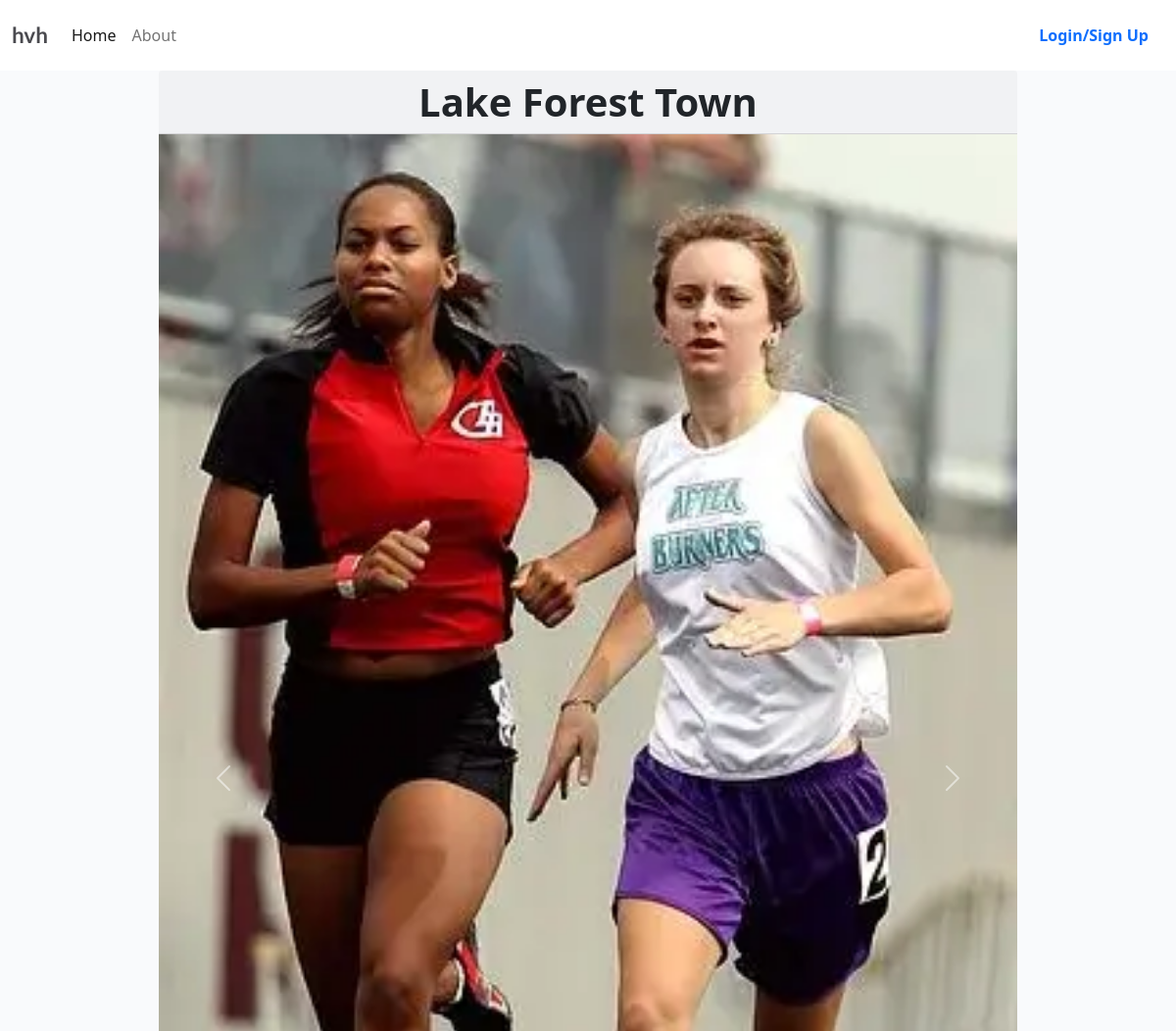
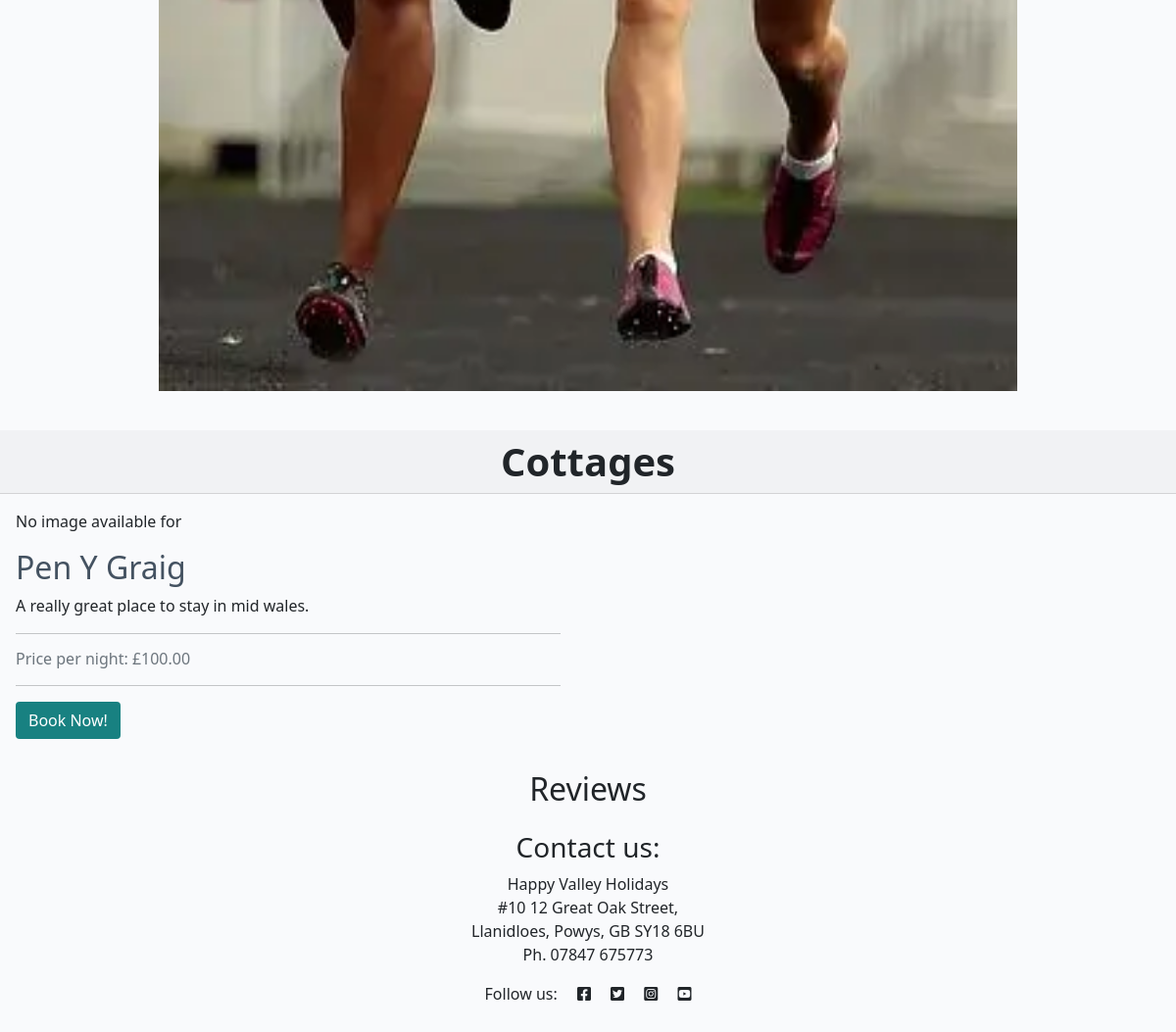
The app's page /, older data (2 pictures, top to bottom).
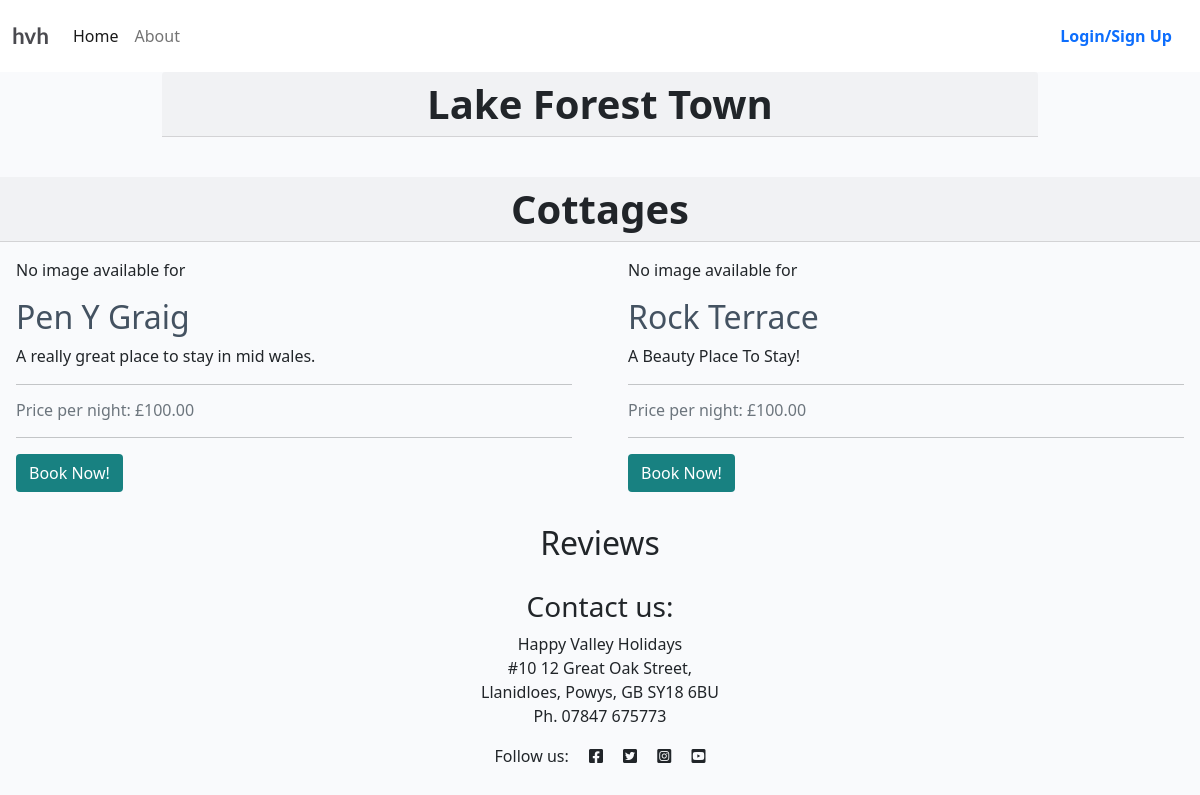
The same page, newer data.
### cottages/models.py (models this page shows, shortened)
class HeroImage(models.Model):
    image = models.ImageField(upload_to='cottages/hero', blank=True, null=True,
                              default='placeholder')
    caption = models.CharField(max_length=255, blank=True)
    created_at = models.DateTimeField(auto_now_add=True)

class Cottage(models.Model):
    cottage_id = models.CharField(
        primary_key=True,
        max_length=20,
        unique=True,
        blank=False,
        null=False,
    )
    featured_image = models.ImageField(
        upload_to='cottages/featured',
        blank=True,
        null=True,
        default='placeholder'
    )
    description = models.CharField(
        max_length=400,
        blank=True,
        null=True,
        default="Untitled Cottage"
    )
    slug = models.SlugField(max_length=200, blank=True)
    bedrooms = models.IntegerField()
    bathrooms = models.IntegerField()
    max_guests = models.IntegerField()
    price_per_night = models.DecimalField(max_digits=10, decimal_places=2)

### cottages/views.py (the view)
# urls.py: path('', HomePageView.as_view(), name='home'),
class HomePageView(TemplateView):
    template_name = "cottages/index.html"
    def get_context_data(self, **kwargs):
        context = super().get_context_data(**kwargs)
        context["cottage_list"] = Cottage.objects.all()
        context["review_list"] = Review.objects.all()
        review_qs = Review.objects.filter(
            approved=True
        ).order_by(
            '-rating', '-created_at'
        )
        paginator = Paginator(review_qs, 3)
        page = self.request.GET.get("page")
        try:
            page_obj = paginator.page(page)
        except PageNotAnInteger:
            page_obj = paginator.page(1)
        except EmptyPage:
            page_obj = paginator.page(paginator.num_pages)
        context["review_list"] = page_obj.object_list
        context["page_obj"] = page_obj
        context["is_paginated"] = page_obj.has_other_pages()
        context["lake_images"] = HeroImage.objects.filter(image__isnull=False).exclude(image='').order_by('image')
        return context

### cottages/templates/cottages/index.html (shortened to what this page needs)
{% extends "base.html" %}
{% load static %}
{% block content %}
<div class="container-fluid" id="review-hero-image">
  <div class="row">
    <div class="card mb-4">
      <h1 class="card-header text-center">
        <strong>Lake Forest Town</strong>
      </h1>
      {% if lake_images %}
      <div id="heroCarousel" class="carousel slide" data-bs-ride="carousel">
        <div class="carousel-inner">
          {% for img in lake_images %}
          <div class="carousel-item {% if forloop.first %}active{% endif %}">
            <img
              src="{{ img.image.url }}"
              class="d-block w-100"
              alt="{{ img.caption }}"
            />
          </div>
          {% endfor %}
        </div>
        <button
          class="carousel-control-prev"
          type="button"
          data-bs-target="#heroCarousel"
          data-bs-slide="prev"
          aria-label="Previous slide"
          title="Previous slide"
        >
          <span class="carousel-control-prev-icon" aria-hidden="true"></span>
        </button>
        <button
          class="carousel-control-next"
          type="button"
          data-bs-target="#heroCarousel"
          data-bs-slide="next"
          aria-label="Next slide"
          title="Next slide"
        >
          <span class="carousel-control-next-icon" aria-hidden="true"></span>
        </button>
      </div>
      {% endif %}
    </div>
  </div>
</div>
      <div class="col-12 mt-3 left">
        <div class="row">
          <h1 class="card-header text-center">
            <strong>Cottages</strong>
          </h1>
          {% for cottage in cottage_list %}
          <div class="col-md-6">
            <div class="card mb-6">
              <div class="card-body">
                <div class="image-container">
                  {% if cottage.image %}
                  <img
                    class="card-img-top"
                    src="{{ cottage.image.url }}"
                    alt="{{ cottage.title }}"
                  />
                  {% else %}
                    <p>No image available for {{ cottage.name }}</p>
                  {% endif %}
                </div>
                <a
                  href="{% url 'cottage_detail' cottage.slug %}"
                  class="post-link"
                >
                  <h2 class="card-title">{{ cottage.cottage_id }}</h2>
                </a>
                <p class="card-text">{{ cottage.description }}</p>
                <hr />
                <p class="card-text text-muted h6">
                  Price per night: £{{ cottage.price_per_night }}
                </p>
                <hr />
                <div class="card-text text-muted h6">
                  <a href="{% url 'bookings:reservation_new' %}?cottage={{ cottage.slug }}" class="btn btn-signup">
                    Book Now!
                  </a>
                </div>
              </div>
            </div>
          </div>
          {% if forloop.counter|divisibleby:2 %}
        </div>
        <div class="row">
          {% endif %}
          {% endfor %}
        </div>
      </div>
    <div class="row">
      <div class="col-12 mt-3 justify-content-center">
        <div class="row">
          <h2 class="text-center">
            Reviews
          </h2>
        </div>
      </div>
    </div>
  {% endblock %}

### templates/base.html (shortened to what this page needs)
{% load static %}
{% url 'home' as home_url %}
{% url 'about' as about_url %}
{% url 'account_login' as login_url %}
{% url 'account_signup' as signup_url %}
{% url 'account_logout' as logout_url %}
<!DOCTYPE html>
<html class="h-100" lang="en">
<head>
    <link rel="stylesheet" href="https://cdnjs.cloudflare.com/ajax/libs/font-awesome/5.15.3/css/all.min.css">
    <link href="https://cdn.jsdelivr.net/npm/bootstrap@5.0.1/dist/css/bootstrap.min.css" rel="stylesheet"
>
    <link rel="stylesheet" href="{% static 'css/style.css' %}">
</head>
<body class="d-flex flex-column h-100 main-bg">
    <nav class="navbar navbar-expand-lg navbar-light bg-white">
        <div class="container-fluid">
            <a class="navbar-brand" href="{% url 'home' %}"><span class="brand">hvh</span></a>
            <div class="collapse navbar-collapse" id="navbarText">
                <ul class="navbar-nav me-auto mb-2 mb-lg-0">
                    <li class="nav-item">
                        <a class="nav-link {% if request.path == home_url %}active{% endif %}" aria-current="page"
                            href="{% url 'home' %}">Home</a>
                    </li>
                    <li class="nav-item">
                        <a
                            class="nav-link
                            {% if request.path == about_url %}active{%endif%}"
                            aria-current="page"
                            href="{% url 'about' %}"
                            >About</a
                        >
                    </li>
                </ul>
                <span class="navbar-text text-muted">
                    {% if user.is_authenticated %}
                        <div class="nav-item dropdown">
                            <a class="nav-link dropdown-toggle text-primary" href="#" id="userDropdown" role="button" data-bs-toggle="dropdown" aria-expanded="false">
                                <strong>{{ user.get_username }}</strong>
                            </a>
                            <ul class="dropdown-menu dropdown-menu-end" aria-labelledby="userDropdown">
                                <li><a class="dropdown-item" href="{% url 'home' %}">Profile</a></li>
                                <li><a class="dropdown-item" href="{% url 'account_logout' %}">Logout</a></li>
                            </ul>
                        </div>
                    {% else %}
                        <a class="nav-link {% if request.path == login_url %}active{% endif %}" aria-current="page" href="{% url 'account_login' %}"><strong class="text-primary">Login/Sign Up</strong></a>
                    {% endif %}
                </span>
            </div>
        </div>
    </nav>
    <div aria-live="polite" aria-atomic="true" class="position-fixed top-0 end-0 p-3" style="z-index: 1055;">
    </div>
    <main class="flex-shrink-0 main-bg">
    {% block content %}{% endblock content %}
</main>
<footer class="footer mt-auto py-3 white-bg">
  <h3 class="text-center">Contact us:</h3>
  <address class="text-center">
    Happy Valley Holidays<br />
    #10 12 Great Oak Street,<br />
    Llanidloes, Powys, GB SY18 6BU<br />
    Ph. 07847 675773
  </address>
  <p class="text-center">
    Follow us:
    <i class="fab fa-facebook-square ms-3"></i>
    <i class="fab fa-twitter-square ms-3"></i>
    <i class="fab fa-instagram-square ms-3"></i>
    <i class="fab fa-youtube-square ms-3"></i>
  </p>
</footer>
    <link rel="stylesheet"
          href="https://cdn.jsdelivr.net/npm/flatpickr/dist/flatpickr.min.css">
</body>
</html>

### static/css/style.css (style rules this page uses)
body { background-color: #F9FAFC; }
.brand { font-family: Lato, sans-serif; font-size: 1.4rem; font-weight: 700; color: #4A4A4F; }
.main-bg { background-color: #F9FAFC; }
.card { border: none; background-color: transparent; }
.image-container { position: relative; }
.post-link { text-decoration: none; color: #445261; }
.btn-signup, .btn-edit { background-color: #188181; color: #fff; }
#review-hero-image { max-width: 75%; height: auto; display: block; margin: 0 auto; }
html { scroll-behavior: smooth; }

### templates/base.html (style rules this page uses)
html { scroll-behavior: smooth; }

Row changes from the older to the newer data that the page shows:
no longer on this page (row edited): HeroImage: image (picture)
added Cottage: cottage_id "Rock Terrace", description "A Beauty Place To Stay!", price_per_night "100.00"
